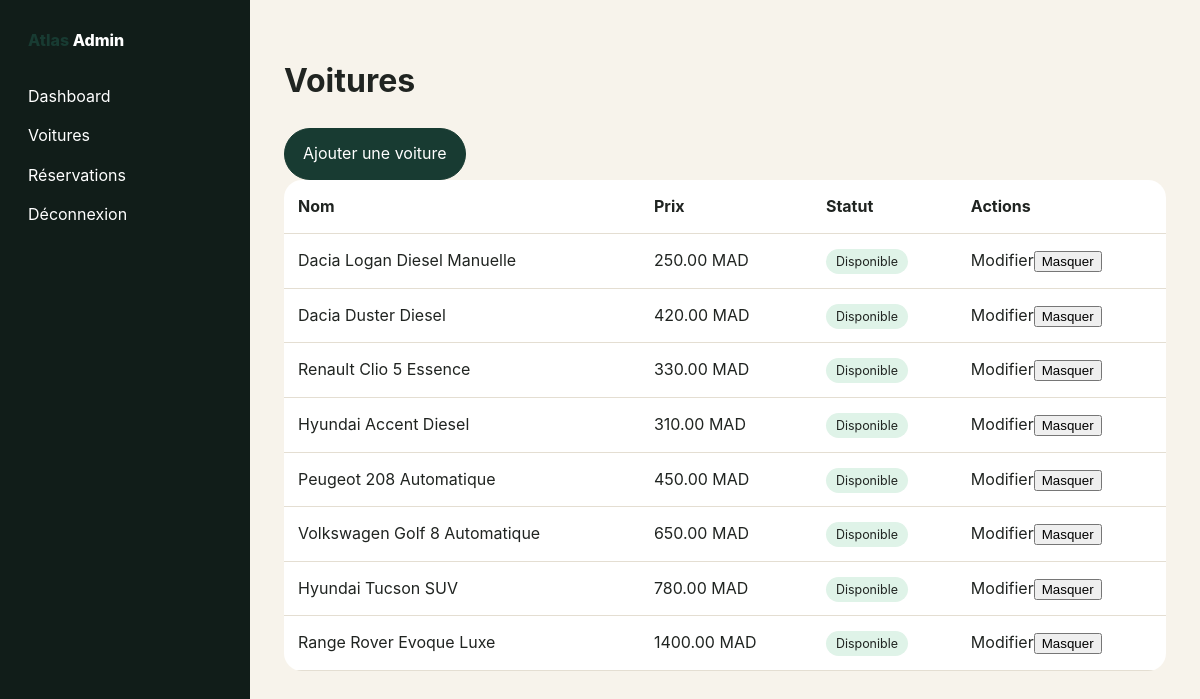
/admin/cars/index.php (signed in), run on the app's committed database.
### tables this page shows
CREATE TABLE cars (id INT AUTO_INCREMENT PRIMARY KEY,agency_id INT NOT NULL,name VARCHAR(190) NOT NULL,slug VARCHAR(220) UNIQUE NOT NULL,category VARCHAR(80) NOT NULL,transmission VARCHAR(80) NOT NULL,fuel_type VARCHAR(80) NOT NULL,seats INT DEFAULT 5,price_per_day DECIMAL(10,2) NOT NULL,image_path VARCHAR(255),description TEXT,features TEXT,deposit_info TEXT,documents_required TEXT,insurance_info TEXT,status ENUM('available','rented','maintenance','hidden') DEFAULT 'available',created_at TIMESTAMP DEFAULT CURRENT_TIMESTAMP);

### includes/functions.php (called while the page is built, shortened)
<?php
function e($v):string{return htmlspecialchars((string)$v,ENT_QUOTES,'UTF-8');}
function status_label(string $s):string{return ['available'=>'Disponible','rented'=>'Louée','maintenance'=>'Maintenance','hidden'=>'Masquée','new'=>'Nouvelle','contacted'=>'Contacté','confirmed'=>'Confirmée','cancelled'=>'Annulée'][$s]??$s;}

### admin/cars/index.php (the view)
<?php require_once __DIR__.'/../includes/auth_check.php';$title='Voitures';include __DIR__.'/../includes/admin_header.php';$s=$pdo->prepare('SELECT * FROM cars ORDER BY created_at DESC');$s->execute();?><h1>Voitures</h1><a class="btn primary" href="/admin/cars/add.php">Ajouter une voiture</a><table><tr><th>Nom</th><th>Prix</th><th>Statut</th><th>Actions</th></tr><?php foreach($s as $car):?><tr><td><?=e($car['name'])?></td><td><?=e($car['price_per_day'])?> MAD</td><td><span class="badge <?=e($car['status'])?>"><?=e(status_label($car['status']))?></span></td><td><a href="/admin/cars/edit.php?id=<?=e($car['id'])?>">Modifier</a><form method="post" action="/admin/cars/delete.php" class="inline"><?=csrf_field()?><input type="hidden" name="id" value="<?=e($car['id'])?>"><button>Masquer</button></form></td></tr><?php endforeach;?></table><?php include __DIR__.'/../includes/admin_footer.php';?>

### assets/css/style.css (style rules this page uses)
:root { --bg:#f7f3eb;--ink:#202421;--muted:#69716b;--green:#183b32;--gold:#c69239;--line:#e4ded2;--card:#fffdf8 }
* { box-sizing:border-box }
body { margin:0;font-family:Inter,system-ui,-apple-system,Segoe UI,sans-serif;background:var(--bg);color:var(--ink);line-height:1.6 }
a { color:inherit;text-decoration:none }
.nav-cta,.btn { border-radius:999px;padding:12px 18px;border:1px solid var(--line);display:inline-block }
.primary { background:var(--green);color:white;border-color:var(--green) }
.badge { font-size:.78rem;border-radius:999px;background:#eee;padding:5px 10px }
.available,.confirmed { background:#dff3e8 }
.admin-body { display:grid;grid-template-columns:250px 1fr }
table { width:100%;border-collapse:collapse;background:white;border-radius:18px;overflow:hidden }
th,td { padding:14px;border-bottom:1px solid var(--line);text-align:left }
.inline { display:inline }

### data on the page
cars: name "Dacia Logan Diesel Manuelle", price_per_day "250.00", status "Disponible"
cars: name "Dacia Duster Diesel", price_per_day "420.00", status "Disponible"
cars: name "Renault Clio 5 Essence", price_per_day "330.00", status "Disponible"
cars: name "Hyundai Accent Diesel", price_per_day "310.00", status "Disponible"
cars: name "Peugeot 208 Automatique", price_per_day "450.00", status "Disponible"
cars: name "Volkswagen Golf 8 Automatique", price_per_day "650.00", status "Disponible"
cars: name "Hyundai Tucson SUV", price_per_day "780.00", status "Disponible"
cars: name "Range Rover Evoque Luxe", price_per_day "1400.00", status "Disponible"
